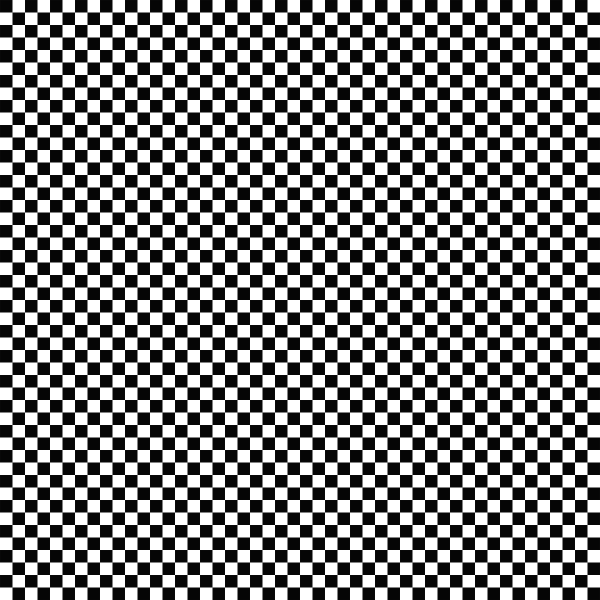
#> input picture histogram_equalization/images/checker_pattern.png, 1200 x 1200 px (shown at 1/2 size)
$ jupyter execute histogram_equalization.ipynb
#> lines starting #> are read from the running program, lines starting #| are printed output that depends on the picture
# Histograms and color Segmentation

## Histograms

A histogram is a visual representation of the distribution of quantitative data. Data is grouped into bars. The length of the bars represents the frequencies of the group, while the width of the bars represents the size of the group (known as bin). Essentially, each bar tells us that there are `n` occurrences (reading from the vertical axis) of values in the range `x - y` (reading from the horizontal axis).

We can develop histograms of images to see how the color values are distributed. Let us see a few examples.

[cell 1]
#Load images
import numpy as np
import matplotlib.pyplot as plt
import cv2

plt.rcParams['image.cmap'] = 'gray'
plt.rcParams['figure.figsize'] = [20, 5]

We will first examine a black image.

[cell 2]
bw_img = np.zeros([20, 20])

plt.figure()
plt.subplot(121); plt.imshow(bw_img); plt.title('Black Image');
plt.subplot(122); plt.hist(np.ravel(bw_img), range=[0, 255]); plt.title('Histogram'); plt.xlabel('Bins'); plt.ylabel('frequencies')
#> figure, not shown here; panel 2: tallest bar 400 high, from x = 0 to 25.5

Above, we plot an image and its corresponding histogram. We use the default binsize of 10 and tell that the range of values is 0 - 255. Hence each bin has a width of 25.5.
We can interpret the histogram as: there are at most 400 values in the image, all falling in the range 0 - 25.

Let us now read a b/w image.

[cell 3]
checker = cv2.imread('images/checker_pattern.png', cv2.IMREAD_GRAYSCALE)
#> checker is the input picture: shape (1200, 1200); min 5, max 255, mean 130.2

plt.figure()
plt.subplot(131); plt.imshow(checker); plt.title('CheckerBoard');
plt.subplot(132); plt.hist(np.ravel(checker), range=[0, 255]); plt.title('Histogram (10 Bins)'); plt.xlabel('Bins'); plt.ylabel('frequencies')
plt.subplot(133); plt.hist(np.ravel(checker), 50, range=[0, 255]); plt.title('Histogram (50 Bins)'); plt.xlabel('Bins'); plt.ylabel('frequencies')
#> figure, not shown here; panel 2: tallest bar 718848 high, from x = 229.5 to 255; panel 3: tallest bar 663552 high, from x = 249.9 to 255

We can see that changing the number of bins changes the shape of the histograms. We see that the values are not pure b/w but rather there are smaller transitions to the blacks and whites.

We now look at another b/w image. We will use both numpy's `hist` and OpenCV's `CalcHist` function.

[cell 4]
chaplin = cv2.imread('images/charlie_chaplin_bw.jpg', cv2.IMREAD_GRAYSCALE)
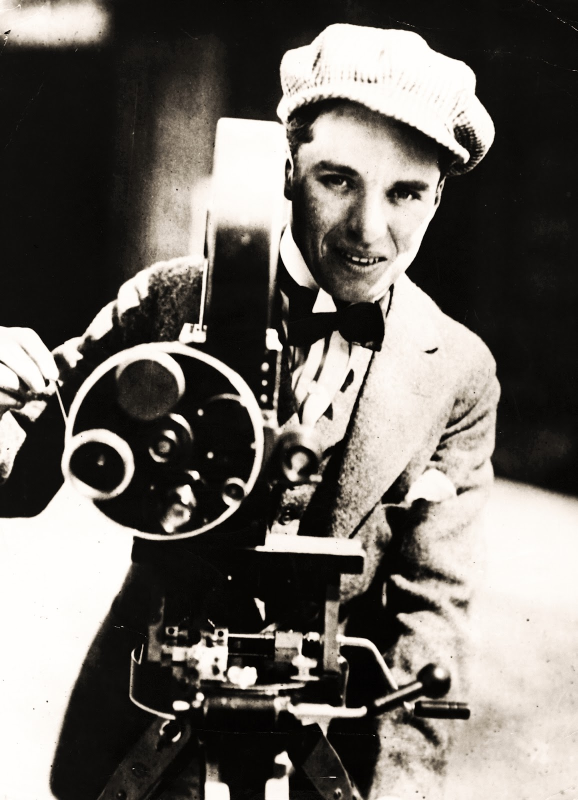
#> input picture histogram_equalization/images/charlie_chaplin_bw.jpg, 1156 x 1600 px (shown at 1/2 size)
#> chaplin: shape (1600, 1156); min 0, max 255, mean 106

chap_hist = cv2.calcHist([chaplin], [0], None, [256], ranges=[0, 255])
#> chap_hist = 256 values, max 123002 at index 14, min 0 at index 255, mean 7212.5
plt.figure()
plt.subplot(131); plt.imshow(chaplin); plt.title('Charlie Chaplin');
plt.subplot(132); plt.hist(np.ravel(chaplin), 256, range=[0, 255]); plt.title('Pyplot Histogram'); plt.xlabel('Bins'); plt.ylabel('frequencies')
plt.subplot(133); plt.plot(chap_hist); plt.title('OpenCV Histogram'); plt.xlabel('Bins'); plt.ylabel('frequencies')
#> figure, not shown here; panel 2: tallest bar 123002 high, from x = 13.95 to 14.94; panel 3: curve peaks at x = 14, y = 123002

In the plot above, we have used 256 bins, so that each value is in its own range. We see that the pics are majorly close to the ends, both left and right.

## Color Histograms

We can also view histograms of color images.

[cell 5]
hibiscus = cv2.imread('images/red_hibiscus.jpg')
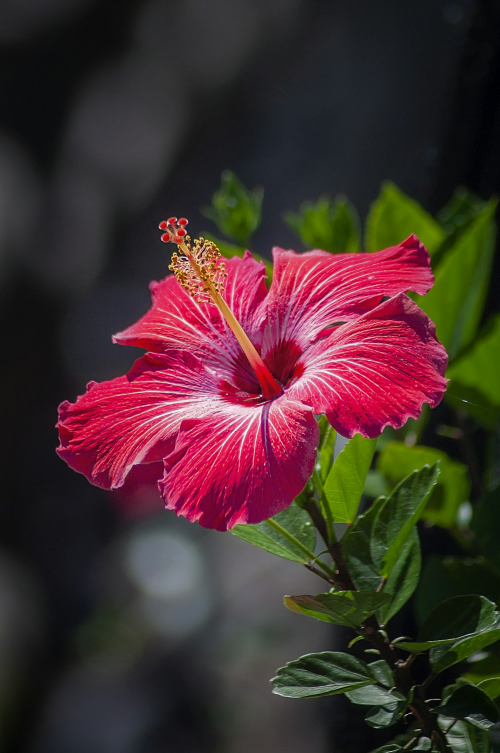
#> input picture histogram_equalization/images/red_hibiscus.jpg, 1000 x 1506 px (shown at 1/2 size)
#> hibiscus is the input picture: shape (1506, 1000, 3); mean B, G, R 46.4, 47.2, 69.2

#The 3 channels
blue = cv2.calcHist([hibiscus], [0], None, [256], ranges=[0, 256])
#> blue = 256 values, max 70577 at index 0, min 9 at index 254, mean 5882.8
green = cv2.calcHist([hibiscus], [1], None, [256], ranges=[0, 256])
#> green = 256 values, max 28958 at index 17, min 2 at index 255, mean 5882.8
red = cv2.calcHist([hibiscus], [2], None, [256], ranges=[0, 256])
#> red = 256 values, max 26804 at index 19, min 545 at index 254, mean 5882.8

plt.figure()
plt.subplot(131); plt.imshow(hibiscus); plt.title('Hibiscus');
plt.subplot(132); plt.plot(blue, 'b');
plt.subplot(132); plt.plot(green, 'g');
plt.subplot(132); plt.plot(red, 'r');
#> figure, not shown here; B, G, R data is drawn as R, G, B; panel 2: curve peaks at x = 0, y = 70577; panel 2: curve peaks at x = 17, y = 28958; panel 2: curve peaks at x = 19, y = 26804

### Applying a mask

We can apply a mask to our image to only get the histogram from a specific portion.

[cell 6]
mask = np.zeros_like(hibiscus)

mask[840:1050, 320:600] = [255, 255, 255]

hibiscus_mask = cv2.bitwise_and(hibiscus, mask)
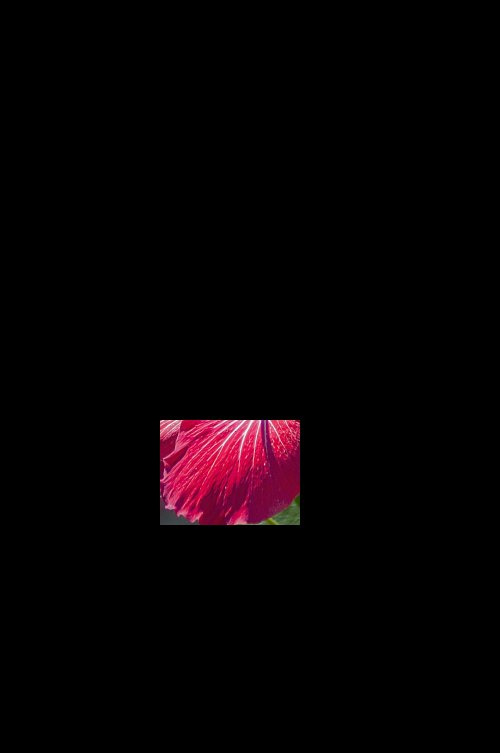
#> hibiscus_mask: shape (1506, 1000, 3) (shown at 1/2 size); mean B, G, R 3.2, 1.4, 6.5

#The 3 channels
blue = cv2.calcHist([hibiscus], [0], mask[:, :, 0], [256], ranges=[0, 256])
#> blue = 256 values, max 1597 at index 57, min 1 at index 17, mean 229.7
green = cv2.calcHist([hibiscus], [1], mask[:, :, 0], [256], ranges=[0, 256])
#> green = 256 values, max 6322 at index 0, min 0 at index 255, mean 229.7
red = cv2.calcHist([hibiscus], [2], mask[:, :, 0], [256], ranges=[0, 256])
#> red = 256 values, max 1447 at index 255, min 0 at index 0, mean 229.7

plt.figure()
plt.subplot(131); plt.imshow(hibiscus_mask); plt.title('Hibiscus');
plt.subplot(132); plt.plot(blue, 'b'); plt.title('HIstogram');
plt.subplot(132); plt.plot(green, 'g');
plt.subplot(132); plt.plot(red, 'r');
#> figure, not shown here; B, G, R data is drawn as R, G, B; panel 2: curve peaks at x = 57, y = 1597; panel 2: curve peaks at x = 0, y = 6322; panel 2: curve peaks at x = 255, y = 1447

This has given us the histogram values of the desired petal.

## Histogram Equalization for Gray Images

We can use histogram equalization to increase contrast in an image. OpenCV provides the `cv2.equalizeHist` function. We will forst load up a gray image.

[cell 7]
unequalized_bw = cv2.imread('images/overexposed_kids_playing.jpg', cv2.IMREAD_GRAYSCALE)
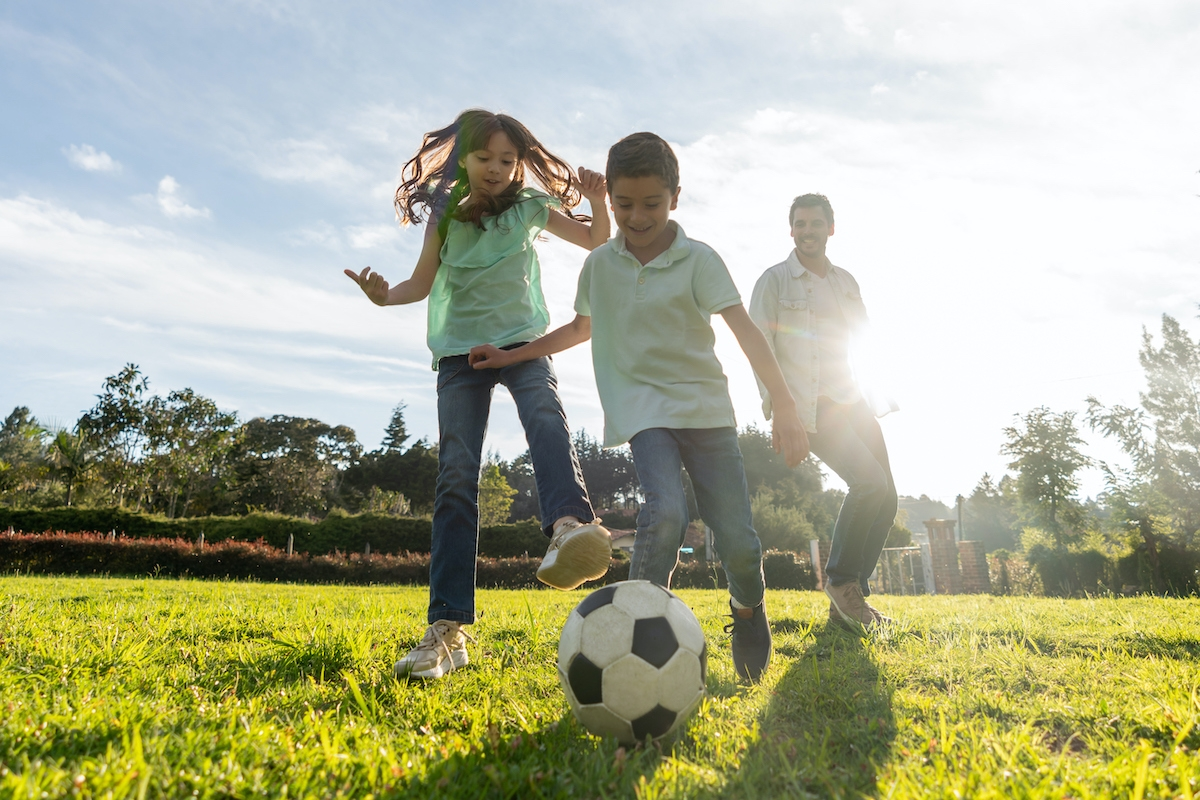
#> input picture histogram_equalization/images/overexposed_kids_playing.jpg, 1200 x 800 px
#> unequalized_bw: shape (800, 1200); min 0, max 255, mean 172.5

uneqhist = cv2.calcHist([unequalized_bw], [0], None, [256], ranges=[0, 255])
#> uneqhist = 256 values, max 48006 at index 254, min 0 at index 255, mean 3740.4

plt.figure()
plt.subplot(121); plt.imshow(unequalized_bw); plt.title('Unequalized Image')
plt.subplot(122); plt.plot(uneqhist); plt.title('Histogram')
#> figure, not shown here; panel 2: curve peaks at x = 254, y = 48006

We can see that the image is overexposed and that the values is not evenly distributed. Let us look at it after equalizing the histogram.

[cell 8]
#Equalize histogram
equalized_bw = cv2.equalizeHist(unequalized_bw)
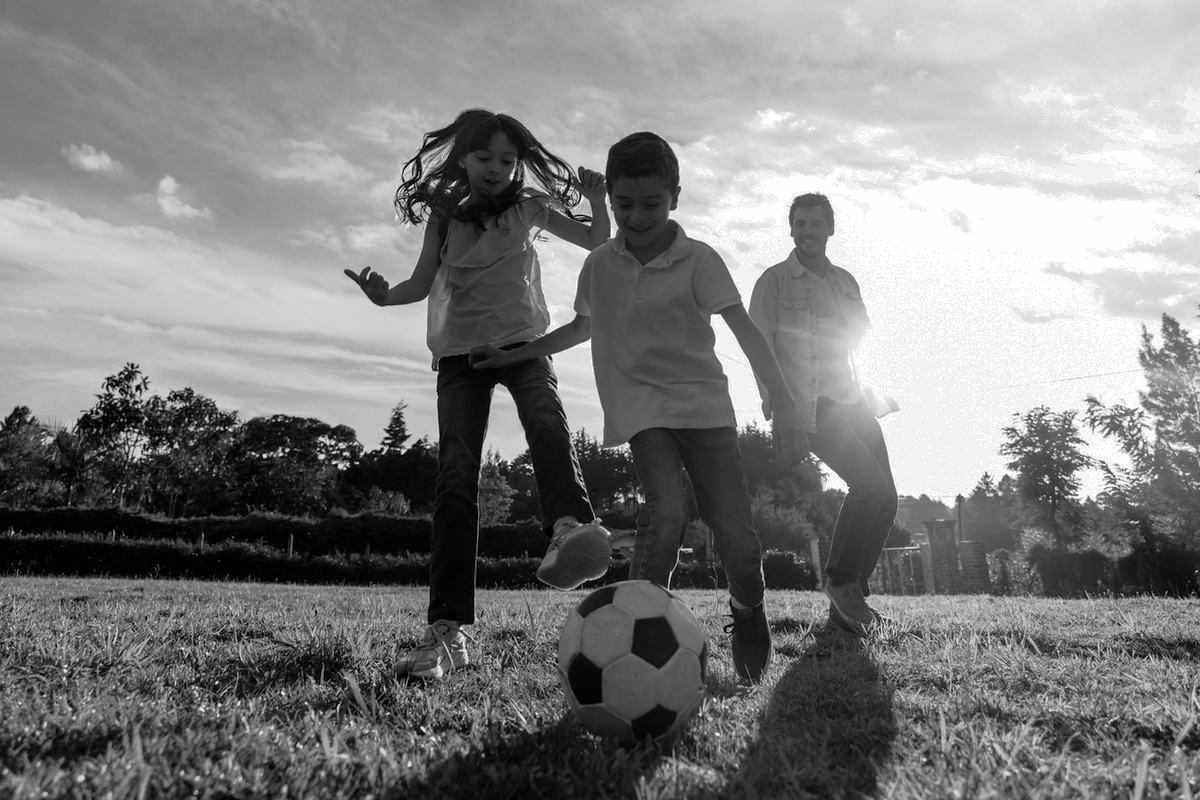
#> equalized_bw: shape (800, 1200); min 0, max 255, mean 128.7

equalhist = cv2.calcHist([equalized_bw], [0], None, [256], ranges=[0, 255])
#> equalhist = 256 values, max 48006 at index 254, min 0 at index 123, mean 3740.4

plt.figure()
plt.subplot(121); plt.imshow(equalized_bw); plt.title('Equalized Image')
plt.subplot(122); plt.plot(equalhist); plt.title('Histogram')
#> figure, not shown here; panel 2: curve peaks at x = 254, y = 48006

We can now see that the colors are now better distributed than in the original image.

## Histogram Equalization for Color Images

Equalizing color images is not as straightfoward as gray images. We cannot simply equalize the channels and output the resulting image. This naive approach is shown below.

[cell 9]
#The naive approach
unequalized_color = cv2.imread('images/dim_color_unequalized_hist.jpg')
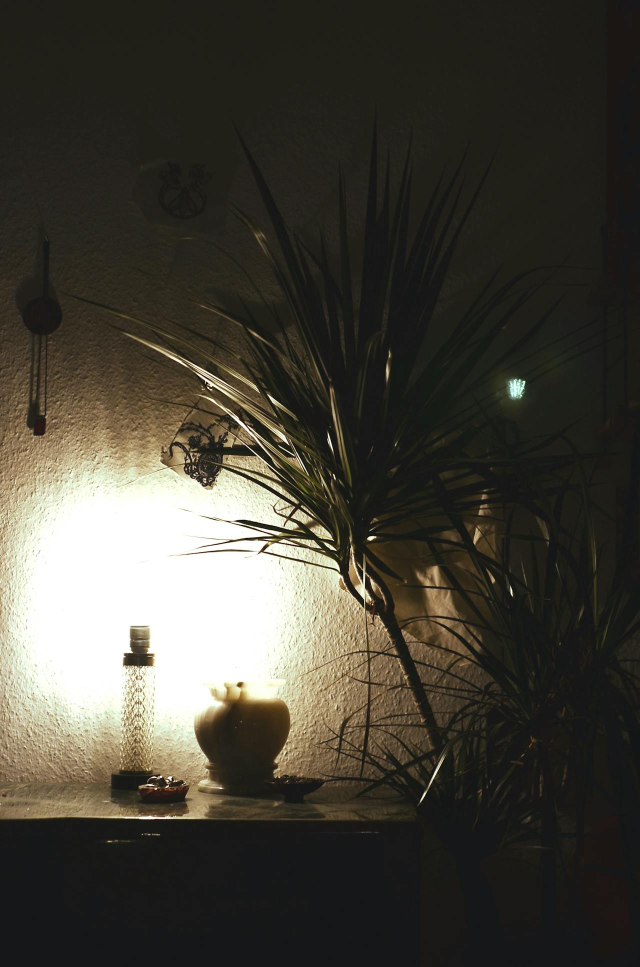
#> input picture histogram_equalization/images/dim_color_unequalized_hist.jpg, 1280 x 1933 px (shown at 1/2 size)
#> unequalized_color is the input picture: shape (1933, 1280, 3); mean B, G, R 56.6, 65.8, 68.6

naive_equalize = unequalized_color.copy()

for x in range(3):
    naive_equalize[:, :, x] = cv2.equalizeHist(naive_equalize[:, :, x])
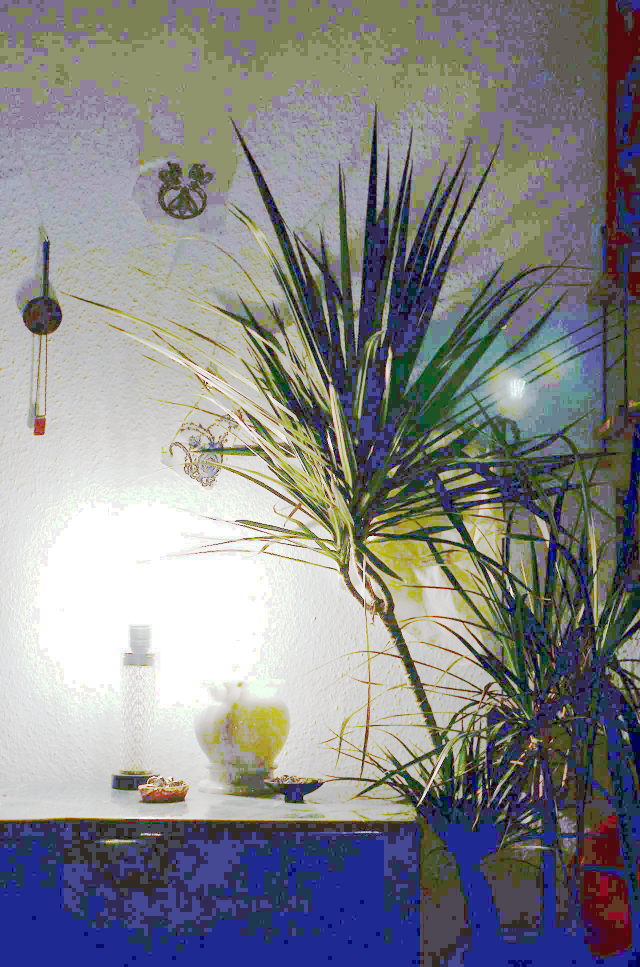
#> naive_equalize: shape (1933, 1280, 3) (shown at 1/2 size); mean B, G, R 135.9, 133.5, 132.7

plt.figure(figsize=[10, 5])
plt.subplot(121); plt.imshow(unequalized_color[:, :, ::-1]); plt.title('Original color Image')
plt.subplot(122); plt.imshow(naive_equalize[:, :, ::-1]); plt.title('Naively Equalized Image')

From the equalized image, we see that artifacts have been introduced. We can see that colors that don't exist have been introduced. A better way is to convert the image into HSV color space and equalizing the Value channel.

[cell 10]
#convert to hsv
unequalized_hsv = cv2.cvtColor(unequalized_color, cv2.COLOR_BGR2HSV)
#> unequalized_hsv: shape (1933, 1280, 3); mean H, S, V 31.6, 53.8, 69.3

#equalize the value channel
unequalized_hsv[:, :, 2] = cv2.equalizeHist(unequalized_hsv[:, :, 2])
#> unequalized_hsv: shape (1933, 1280, 3); mean H, S, V 31.6, 53.8, 133.2

pro_equalized = cv2.cvtColor(unequalized_hsv, cv2.COLOR_HSV2BGR)

plt.figure(figsize=[10, 5])
plt.subplot(121); plt.imshow(unequalized_color[:, :, ::-1]); plt.title('Original color Image')
plt.subplot(122); plt.imshow(pro_equalized[:, :, ::-1]); plt.title('Pro Equalized Image')

We see that the resultant image is better than the one we had previously. Let us plot the histograms to see.

[cell 11]
#plotting histograms

#Original image
blue_org = cv2.calcHist([unequalized_color], [0], None, [256], ranges=[0, 255])
#> blue_org = 256 values, max 364433 at index 23, min 0 at index 255, mean 9147.5
green_org = cv2.calcHist([unequalized_color], [1], None, [256], ranges=[0, 255])
#> green_org = 256 values, max 323299 at index 23, min 0 at index 255, mean 8999.3
red_org = cv2.calcHist([unequalized_color], [2], None, [256], ranges=[0, 255])
#> red_org = 256 values, max 243067 at index 22, min 0 at index 255, mean 9068.5

#Naively equalized color
blue_naive = cv2.calcHist([naive_equalize], [0], None, [256], ranges=[0, 255])
#> blue_naive = 256 values, max 364433 at index 84, min 0 at index 5, mean 9147.5
green_naive = cv2.calcHist([naive_equalize], [1], None, [256], ranges=[0, 255])
#> green_naive = 256 values, max 323299 at index 42, min 0 at index 3, mean 8999.3
red_naive = cv2.calcHist([naive_equalize], [2], None, [256], ranges=[0, 255])
#> red_naive = 256 values, max 243067 at index 30, min 0 at index 3, mean 9068.5

#Pro equalized color
blue_pro = cv2.calcHist([pro_equalized], [0], None, [256], ranges=[0, 255])
#> blue_pro = 256 values, max 213736 at index 61, min 0 at index 255, mean 9147.5
green_pro = cv2.calcHist([pro_equalized], [1], None, [256], ranges=[0, 255])
#> green_pro = 256 values, max 153969 at index 143, min 0 at index 255, mean 8999.3
red_pro = cv2.calcHist([pro_equalized], [2], None, [256], ranges=[0, 255])
#> red_pro = 256 values, max 190608 at index 143, min 0 at index 4, mean 9068.5

#Plotting
plt.figure(figsize=[20, 5])

#Original image
plt.subplot(131); plt.plot(blue_org, 'b'); plt.title('Original Color Image');
plt.subplot(131); plt.plot(green_org, 'g');
plt.subplot(131); plt.plot(red_org, 'r');

#Naively equalized color
plt.subplot(132); plt.plot(blue_naive, 'b'); plt.title('Naively Equalized Image');
plt.subplot(132); plt.plot(green_naive, 'g');
plt.subplot(132); plt.plot(red_naive, 'r');

#Pro equalized color
plt.subplot(133); plt.plot(blue_pro, 'b'); plt.title('Pro Equalized Image');
plt.subplot(133); plt.plot(green_pro, 'g');
plt.subplot(133); plt.plot(red_pro, 'r');
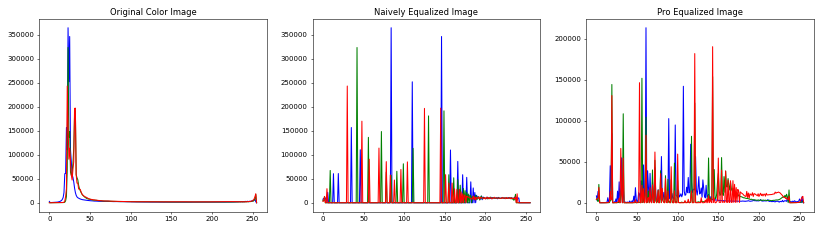
#> figure drawn by matplotlib, 3 panels; panel 1: curve peaks at x = 23, y = 364433; panel 1: curve peaks at x = 23, y = 323299; panel 1: curve peaks at x = 22, y = 243067; panel 2: curve peaks at x = 84, y = 364433
